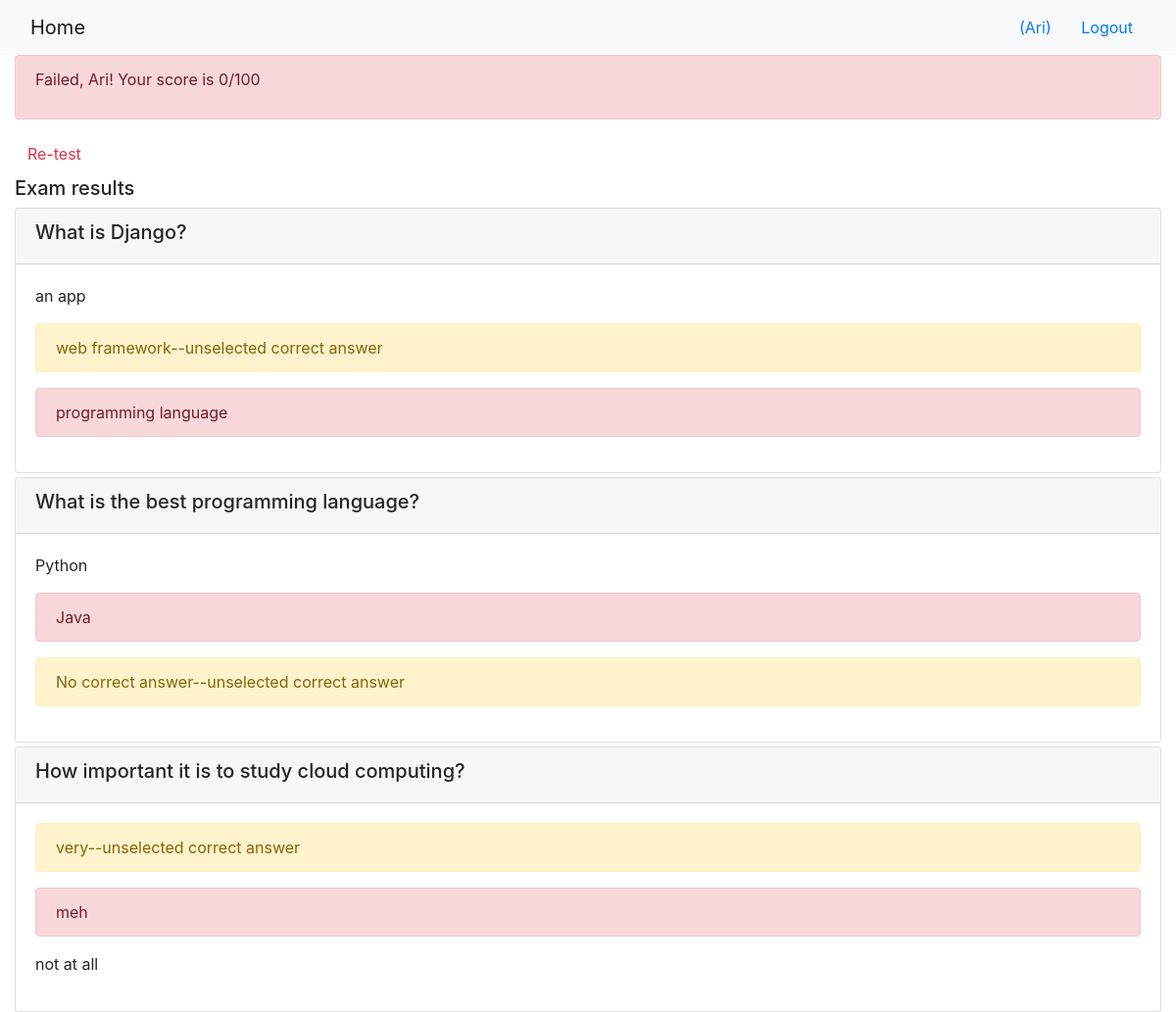
/onlinecourse/course/1/submission/1/result/ (signed in), run on the app's committed database.
### onlinecourse/models.py (models this page shows)
class Question(models.Model):
    lesson = models.ForeignKey(Course, on_delete=models.CASCADE)
    text = models.TextField()
    grade = models.IntegerField(default=0)
    def is_get_score(self, selected_ids):
        all_answers = self.choice_set.filter(is_correct=True).count()
        selected_correct = self.choice_set.filter(is_correct=True, id__in=selected_ids).count()
        if all_answers == selected_correct:
            return True
        else:
            return False
    def __str__(self):
        return self.text

class Choice(models.Model):
    question_id=models.ForeignKey(Question, on_delete=models.CASCADE)
    choice_text=models.TextField()
    is_correct = models.BooleanField(default=False)
    def __str__(self):
        return self.choice_text

### onlinecourse/views.py (the view)
# urls.py: path('course/<int:course_id>/submission/<int:submission_id>/result/', views.show_exam_result, name='show_exam_result')
def show_exam_result(request, course_id, submission_id):
    course = get_object_or_404(Course, pk=course_id)
    submission = get_object_or_404(Submission,pk=submission_id)
    selected_choices=submission.choices.all()
    grade = 0
    total_pts = 0
    for question in course.question_set.all():
        total_pts += question.grade
        if question.is_get_score(selected_choices):
            grade += question.grade
    context = {}
    context['course']= course
    context['selected_choices'] = selected_choices
    context['grade'] = grade
    context[' total_pts'] =  total_pts
    context['score'] = round((grade/  total_pts) * 100)
    return render( request, 'onlinecourse/exam_result_bootstrap.html', context)

### onlinecourse/templates/onlinecourse/exam_result_bootstrap.html (shortened to what this page needs)
<!DOCTYPE html>
<html lang="en">
<head>
    {% load static %}
    <link rel="stylesheet" href="https://maxcdn.bootstrapcdn.com/bootstrap/4.5.2/css/bootstrap.min.css">
</head>
<body>
 <nav class="navbar navbar-light bg-light">
    <div class="container-fluid">
        <div class="navbar-header">
              <a class="navbar-brand" href="{% url 'onlinecourse:index' %}">Home</a>
        </div>
        <ul class="nav navbar-nav navbar-right">
            {% if user.is_authenticated %}
            <li>
                <a class="btn btn-link" href="#">{{ user.first_name }}({{ user.username }})</a>
                <a class="btn btn-link" href="{% url 'onlinecourse:logout' %}">Logout</a>
            </li>
            {% endif %}
        </ul>
    </div>
</nav>
<div class="container-fluid">
    {% if score > 80 %}
    <div class="alert alert-success">
       <p>Congratulation, {{ user.username }}! you have  passed the exam your score is {{score}}/100 <p>
    </div>
        {% else %}
        <div class="alert alert-danger">
                <p>Failed, {{ user.username }}! Your score is {{score}}/100<p>
        </div>
        <a class="btn btn-link text-danger" href="{% url 'onlinecourse:course_details' course.id %}">Re-test</a>
        {% endif %}
        <div class="card-columns-vertical mt-1">
        <h5 class="">Exam results</h5>
            {% for question in course.question_set.all %}
            <div class="card mt-1">
                <div class="card-header"><h5>{{ question }}</h5></div>
                <div class="card-body">
                    {% for choice in question.choice_set.all %}
                        {% if choice in selected_choices %}
                            {% if choice.is_correct%}
                                <p class="alert alert-success">{{choice}}<p>
                            {% else %}
                                <p class="alert alert-danger">{{choice}}<p>
                            {% endif %}
                        {% else %}
                            {% if choice.is_correct %}
                                <p class="alert alert-warning">{{choice}}--unselected correct answer<p>
                            {% else %}
                                <p>{{choice}}<p>
                            {% endif %}
                        {% endif %}
                    {% endfor %}
                </div>
            </div>
            {% endfor %}
        </div>
    </div>
</body>
</html>

### data on the page
Question: text "What is Django?"
Choice: choice_text "an app"
Choice: choice_text "web framework"
Choice: choice_text "programming language"
Question: text "What is the best programming language?"
Choice: choice_text "Python"
Choice: choice_text "Java"
Choice: choice_text "No correct answer"
Question: text "How important it is to study cloud computing?"
Choice: choice_text "very"
Choice: choice_text "meh"
Choice: choice_text "not at all"

### other printed values
{{ user.username }} "Ari"
{{ score }} "0"
